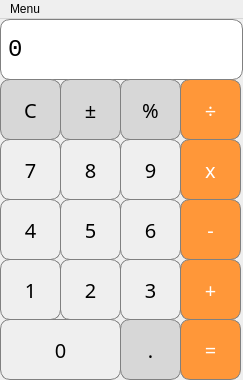
<?xml version="1.0" encoding="UTF-8"?>
<ui version="4.0">
 <class>MainWindow</class>
 <widget class="QMainWindow" name="MainWindow">
  <property name="geometry">
   <rect>
    <x>0</x>
    <y>0</y>
    <width>243</width>
    <height>380</height>
   </rect>
  </property>
  <property name="minimumSize">
   <size>
    <width>243</width>
    <height>380</height>
   </size>
  </property>
  <property name="maximumSize">
   <size>
    <width>243</width>
    <height>380</height>
   </size>
  </property>
  <property name="windowTitle">
   <string>MainWindow</string>
  </property>
  <widget class="QWidget" name="centralwidget">
   <widget class="QLabel" name="disp_screen">
    <property name="geometry">
     <rect>
      <x>0</x>
      <y>0</y>
      <width>243</width>
      <height>61</height>
     </rect>
    </property>
    <property name="minimumSize">
     <size>
      <width>243</width>
      <height>61</height>
     </size>
    </property>
    <property name="maximumSize">
     <size>
      <width>243</width>
      <height>61</height>
     </size>
    </property>
    <property name="font">
     <font>
      <family>Monospace</family>
      <pointsize>18</pointsize>
      <bold>false</bold>
     </font>
    </property>
    <property name="styleSheet">
     <string notr="true">QLabel{
    qproperty-alignment: 'AlignVCenter | AlignRight';
    border: 1px solid gray;
	border-radius:10px;
    background-color:white;
	color:black;
}
</string>
    </property>
    <property name="text">
     <string>0</string>
    </property>
   </widget>
   <widget class="QPushButton" name="clear">
    <property name="geometry">
     <rect>
      <x>0</x>
      <y>60</y>
      <width>61</width>
      <height>61</height>
     </rect>
    </property>
    <property name="minimumSize">
     <size>
      <width>61</width>
      <height>61</height>
     </size>
    </property>
    <property name="maximumSize">
     <size>
      <width>61</width>
      <height>61</height>
     </size>
    </property>
    <property name="font">
     <font>
      <family>Semi-Coder</family>
      <pointsize>-1</pointsize>
     </font>
    </property>
    <property name="styleSheet">
     <string notr="true">QPushButton{
   	background-color: rgb(215, 215, 215);
   	border: 1px solid gray;
	border-radius:10px;
	color:black;
	font-family:Semi-Coder;
	font-size:20px;
}
QPushButton:pressed{
    background-color: qlineargradient(x1: 0, y1: 0, x2: 0, y2: 1, stop: 0 #BEBEBE, stop: 1 #D7D7D7);
}</string>
    </property>
    <property name="text">
     <string>C</string>
    </property>
    <property name="shortcut">
     <string>Ctrl+Backspace</string>
    </property>
   </widget>
   <widget class="QPushButton" name="plus_minus">
    <property name="geometry">
     <rect>
      <x>60</x>
      <y>60</y>
      <width>61</width>
      <height>61</height>
     </rect>
    </property>
    <property name="minimumSize">
     <size>
      <width>61</width>
      <height>61</height>
     </size>
    </property>
    <property name="maximumSize">
     <size>
      <width>61</width>
      <height>61</height>
     </size>
    </property>
    <property name="font">
     <font>
      <family>Semi-Coder</family>
      <pointsize>-1</pointsize>
     </font>
    </property>
    <property name="styleSheet">
     <string notr="true">QPushButton{
   	background-color: rgb(215, 215, 215);
   	border: 1px solid gray;
	border-radius:10px;
	color:black;
	font-family:Semi-Coder;
	font-size:20px;
}
QPushButton:pressed{
    background-color: qlineargradient(x1: 0, y1: 0, x2: 0, y2: 1, stop: 0 #BEBEBE, stop: 1 #D7D7D7);
}</string>
    </property>
    <property name="text">
     <string>±</string>
    </property>
    <property name="shortcut">
     <string>_</string>
    </property>
   </widget>
   <widget class="QPushButton" name="division">
    <property name="geometry">
     <rect>
      <x>180</x>
      <y>60</y>
      <width>61</width>
      <height>61</height>
     </rect>
    </property>
    <property name="minimumSize">
     <size>
      <width>61</width>
      <height>61</height>
     </size>
    </property>
    <property name="maximumSize">
     <size>
      <width>61</width>
      <height>61</height>
     </size>
    </property>
    <property name="font">
     <font>
      <family>Semi-Coder</family>
      <pointsize>-1</pointsize>
     </font>
    </property>
    <property name="styleSheet">
     <string notr="true">QPushButton{
   	background-color: rgb(255, 151, 57);
   	color: white;
   	border: 1px solid gray;
	border-radius:10px;
	font-family:Semi-Coder;
	font-size:20px;
}
QPushButton:pressed{
    background-color: qlineargradient(x1: 0, y1: 0, x2: 0, y2: 1, stop: 0 #FF7832, stop: 1 #FF9739);
}
</string>
    </property>
    <property name="text">
     <string>÷</string>
    </property>
    <property name="shortcut">
     <string>/</string>
    </property>
   </widget>
   <widget class="QPushButton" name="percent">
    <property name="geometry">
     <rect>
      <x>120</x>
      <y>60</y>
      <width>61</width>
      <height>61</height>
     </rect>
    </property>
    <property name="minimumSize">
     <size>
      <width>61</width>
      <height>61</height>
     </size>
    </property>
    <property name="maximumSize">
     <size>
      <width>61</width>
      <height>61</height>
     </size>
    </property>
    <property name="font">
     <font>
      <family>Semi-Coder</family>
      <pointsize>-1</pointsize>
     </font>
    </property>
    <property name="styleSheet">
     <string notr="true">QPushButton{
   	background-color: rgb(215, 215, 215);
   	border: 1px solid gray;
	border-radius:10px;
	color:black;
	font-family:Semi-Coder;
	font-size:20px;
}
QPushButton:pressed{
    background-color: qlineargradient(x1: 0, y1: 0, x2: 0, y2: 1, stop: 0 #BEBEBE, stop: 1 #D7D7D7);
}</string>
    </property>
    <property name="text">
     <string>%</string>
    </property>
    <property name="shortcut">
     <string>%</string>
    </property>
   </widget>
   <widget class="QPushButton" name="eight">
    <property name="geometry">
     <rect>
      <x>60</x>
      <y>120</y>
      <width>61</width>
      <height>61</height>
     </rect>
    </property>
    <property name="minimumSize">
     <size>
      <width>61</width>
      <height>61</height>
     </size>
    </property>
    <property name="maximumSize">
     <size>
      <width>61</width>
      <height>61</height>
     </size>
    </property>
    <property name="font">
     <font>
      <family>Semi-Coder</family>
      <pointsize>-1</pointsize>
     </font>
    </property>
    <property name="styleSheet">
     <string notr="true">QPushButton{
   	border: 1px solid gray;
	border-radius:10px;
	color:black;
	font-family:Semi-Coder;
	font-size:20px;
}
QPushButton:pressed{
    background-color: qlineargradient(x1: 0, y1: 0, x2: 0, y2: 1, stop: 0 #dadbde, stop: 1 #f6f7fa);
}
</string>
    </property>
    <property name="text">
     <string>8</string>
    </property>
    <property name="shortcut">
     <string>8</string>
    </property>
   </widget>
   <widget class="QPushButton" name="nine">
    <property name="geometry">
     <rect>
      <x>120</x>
      <y>120</y>
      <width>61</width>
      <height>61</height>
     </rect>
    </property>
    <property name="minimumSize">
     <size>
      <width>61</width>
      <height>61</height>
     </size>
    </property>
    <property name="maximumSize">
     <size>
      <width>61</width>
      <height>61</height>
     </size>
    </property>
    <property name="font">
     <font>
      <family>Semi-Coder</family>
      <pointsize>-1</pointsize>
     </font>
    </property>
    <property name="styleSheet">
     <string notr="true">QPushButton{
   	border: 1px solid gray;
	border-radius:10px;
	color:black;
	font-family:Semi-Coder;
	font-size:20px;
}
QPushButton:pressed{
    background-color: qlineargradient(x1: 0, y1: 0, x2: 0, y2: 1, stop: 0 #dadbde, stop: 1 #f6f7fa);
}
</string>
    </property>
    <property name="text">
     <string>9</string>
    </property>
    <property name="shortcut">
     <string>9</string>
    </property>
   </widget>
   <widget class="QPushButton" name="seven">
    <property name="geometry">
     <rect>
      <x>0</x>
      <y>120</y>
      <width>61</width>
      <height>61</height>
     </rect>
    </property>
    <property name="minimumSize">
     <size>
      <width>61</width>
      <height>61</height>
     </size>
    </property>
    <property name="maximumSize">
     <size>
      <width>61</width>
      <height>61</height>
     </size>
    </property>
    <property name="font">
     <font>
      <family>Semi-Coder</family>
      <pointsize>-1</pointsize>
     </font>
    </property>
    <property name="styleSheet">
     <string notr="true">QPushButton{
   	border: 1px solid gray;
	border-radius:10px;
	color:black;
	font-family:Semi-Coder;
	font-size:20px;
}
QPushButton:pressed{
    background-color: qlineargradient(x1: 0, y1: 0, x2: 0, y2: 1, stop: 0 #dadbde, stop: 1 #f6f7fa);
}
</string>
    </property>
    <property name="text">
     <string>7</string>
    </property>
    <property name="shortcut">
     <string>7</string>
    </property>
   </widget>
   <widget class="QPushButton" name="multiply">
    <property name="geometry">
     <rect>
      <x>180</x>
      <y>120</y>
      <width>61</width>
      <height>61</height>
     </rect>
    </property>
    <property name="minimumSize">
     <size>
      <width>61</width>
      <height>61</height>
     </size>
    </property>
    <property name="maximumSize">
     <size>
      <width>61</width>
      <height>61</height>
     </size>
    </property>
    <property name="font">
     <font>
      <family>Semi-Coder</family>
      <pointsize>-1</pointsize>
     </font>
    </property>
    <property name="styleSheet">
     <string notr="true">QPushButton{
   	background-color: rgb(255, 151, 57);
   	color: white;
   	border: 1px solid gray;
	border-radius:10px;
	font-family:Semi-Coder;
	font-size:20px;
}
QPushButton:pressed{
    background-color: qlineargradient(x1: 0, y1: 0, x2: 0, y2: 1, stop: 0 #FF7832, stop: 1 #FF9739);
}
</string>
    </property>
    <property name="text">
     <string>x</string>
    </property>
    <property name="shortcut">
     <string>*</string>
    </property>
   </widget>
   <widget class="QPushButton" name="five">
    <property name="geometry">
     <rect>
      <x>60</x>
      <y>180</y>
      <width>61</width>
      <height>61</height>
     </rect>
    </property>
    <property name="minimumSize">
     <size>
      <width>61</width>
      <height>61</height>
     </size>
    </property>
    <property name="maximumSize">
     <size>
      <width>61</width>
      <height>61</height>
     </size>
    </property>
    <property name="font">
     <font>
      <family>Semi-Coder</family>
      <pointsize>-1</pointsize>
     </font>
    </property>
    <property name="styleSheet">
     <string notr="true">QPushButton{
   	border: 1px solid gray;
	border-radius:10px;
	color:black;
	font-family:Semi-Coder;
	font-size:20px;
}
QPushButton:pressed{
    background-color: qlineargradient(x1: 0, y1: 0, x2: 0, y2: 1, stop: 0 #dadbde, stop: 1 #f6f7fa);
}
</string>
    </property>
    <property name="text">
     <string>5</string>
    </property>
    <property name="shortcut">
     <string>5</string>
    </property>
   </widget>
   <widget class="QPushButton" name="six">
    <property name="geometry">
     <rect>
      <x>120</x>
      <y>180</y>
      <width>61</width>
      <height>61</height>
     </rect>
    </property>
    <property name="minimumSize">
     <size>
      <width>61</width>
      <height>61</height>
     </size>
    </property>
    <property name="maximumSize">
     <size>
      <width>61</width>
      <height>61</height>
     </size>
    </property>
    <property name="font">
     <font>
      <family>Semi-Coder</family>
      <pointsize>-1</pointsize>
     </font>
    </property>
    <property name="styleSheet">
     <string notr="true">QPushButton{
   	border: 1px solid gray;
	border-radius:10px;
	color:black;
	font-family:Semi-Coder;
	font-size:20px;
}
QPushButton:pressed{
    background-color: qlineargradient(x1: 0, y1: 0, x2: 0, y2: 1, stop: 0 #dadbde, stop: 1 #f6f7fa);
}
</string>
    </property>
    <property name="text">
     <string>6</string>
    </property>
    <property name="shortcut">
     <string>6</string>
    </property>
   </widget>
   <widget class="QPushButton" name="plus">
    <property name="geometry">
     <rect>
      <x>180</x>
      <y>240</y>
      <width>61</width>
      <height>61</height>
     </rect>
    </property>
    <property name="minimumSize">
     <size>
      <width>61</width>
      <height>61</height>
     </size>
    </property>
    <property name="maximumSize">
     <size>
      <width>61</width>
      <height>61</height>
     </size>
    </property>
    <property name="font">
     <font>
      <family>Semi-Coder</family>
      <pointsize>-1</pointsize>
     </font>
    </property>
    <property name="styleSheet">
     <string notr="true">QPushButton{
   	background-color: rgb(255, 151, 57);
   	color: white;
   	border: 1px solid gray;
	border-radius:10px;
	font-family:Semi-Coder;
	font-size:20px;
}
QPushButton:pressed{
    background-color: qlineargradient(x1: 0, y1: 0, x2: 0, y2: 1, stop: 0 #FF7832, stop: 1 #FF9739);
}
</string>
    </property>
    <property name="text">
     <string>+</string>
    </property>
    <property name="shortcut">
     <string>+</string>
    </property>
   </widget>
   <widget class="QPushButton" name="four">
    <property name="geometry">
     <rect>
      <x>0</x>
      <y>180</y>
      <width>61</width>
      <height>61</height>
     </rect>
    </property>
    <property name="minimumSize">
     <size>
      <width>61</width>
      <height>61</height>
     </size>
    </property>
    <property name="maximumSize">
     <size>
      <width>61</width>
      <height>61</height>
     </size>
    </property>
    <property name="font">
     <font>
      <family>Semi-Coder</family>
      <pointsize>-1</pointsize>
     </font>
    </property>
    <property name="styleSheet">
     <string notr="true">QPushButton{
   	border: 1px solid gray;
	border-radius:10px;
	color:black;
	font-family:Semi-Coder;
	font-size:20px;
}
QPushButton:pressed{
    background-color: qlineargradient(x1: 0, y1: 0, x2: 0, y2: 1, stop: 0 #dadbde, stop: 1 #f6f7fa);
}
</string>
    </property>
    <property name="text">
     <string>4</string>
    </property>
    <property name="shortcut">
     <string>4</string>
    </property>
   </widget>
   <widget class="QPushButton" name="one">
    <property name="geometry">
     <rect>
      <x>0</x>
      <y>240</y>
      <width>61</width>
      <height>61</height>
     </rect>
    </property>
    <property name="minimumSize">
     <size>
      <width>61</width>
      <height>61</height>
     </size>
    </property>
    <property name="maximumSize">
     <size>
      <width>61</width>
      <height>61</height>
     </size>
    </property>
    <property name="font">
     <font>
      <family>Semi-Coder</family>
      <pointsize>-1</pointsize>
     </font>
    </property>
    <property name="styleSheet">
     <string notr="true">QPushButton{
   	border: 1px solid gray;
	border-radius:10px;
	color:black;
	font-family:Semi-Coder;
	font-size:20px;
}
QPushButton:pressed{
    background-color: qlineargradient(x1: 0, y1: 0, x2: 0, y2: 1, stop: 0 #dadbde, stop: 1 #f6f7fa);
}
</string>
    </property>
    <property name="text">
     <string>1</string>
    </property>
    <property name="shortcut">
     <string>1</string>
    </property>
   </widget>
   <widget class="QPushButton" name="two">
    <property name="geometry">
     <rect>
      <x>60</x>
      <y>240</y>
      <width>61</width>
      <height>61</height>
     </rect>
    </property>
    <property name="minimumSize">
     <size>
      <width>61</width>
      <height>61</height>
     </size>
    </property>
    <property name="maximumSize">
     <size>
      <width>61</width>
      <height>61</height>
     </size>
    </property>
    <property name="font">
     <font>
      <family>Semi-Coder</family>
      <pointsize>-1</pointsize>
     </font>
    </property>
    <property name="styleSheet">
     <string notr="true">QPushButton{
   	border: 1px solid gray;
	border-radius:10px;
	color:black;
	font-family:Semi-Coder;
	font-size:20px;
}
QPushButton:pressed{
    background-color: qlineargradient(x1: 0, y1: 0, x2: 0, y2: 1, stop: 0 #dadbde, stop: 1 #f6f7fa);
}
</string>
    </property>
    <property name="text">
     <string>2</string>
    </property>
    <property name="shortcut">
     <string>2</string>
    </property>
   </widget>
   <widget class="QPushButton" name="minus">
    <property name="geometry">
     <rect>
      <x>180</x>
      <y>180</y>
      <width>61</width>
      <height>61</height>
     </rect>
    </property>
    <property name="minimumSize">
     <size>
      <width>61</width>
      <height>61</height>
     </size>
    </property>
    <property name="maximumSize">
     <size>
      <width>61</width>
      <height>61</height>
     </size>
    </property>
    <property name="font">
     <font>
      <family>Semi-Coder</family>
      <pointsize>-1</pointsize>
     </font>
    </property>
    <property name="styleSheet">
     <string notr="true">QPushButton{
   	background-color: rgb(255, 151, 57);
   	color: white;
   	border: 1px solid gray;
	border-radius:10px;
	font-family:Semi-Coder;
	font-size:20px;
}
QPushButton:pressed{
    background-color: qlineargradient(x1: 0, y1: 0, x2: 0, y2: 1, stop: 0 #FF7832, stop: 1 #FF9739);
}
</string>
    </property>
    <property name="text">
     <string>-</string>
    </property>
    <property name="shortcut">
     <string>-</string>
    </property>
   </widget>
   <widget class="QPushButton" name="three">
    <property name="geometry">
     <rect>
      <x>120</x>
      <y>240</y>
      <width>61</width>
      <height>61</height>
     </rect>
    </property>
    <property name="minimumSize">
     <size>
      <width>61</width>
      <height>61</height>
     </size>
    </property>
    <property name="maximumSize">
     <size>
      <width>61</width>
      <height>61</height>
     </size>
    </property>
    <property name="font">
     <font>
      <family>Semi-Coder</family>
      <pointsize>-1</pointsize>
     </font>
    </property>
    <property name="styleSheet">
     <string notr="true">QPushButton{
   	border: 1px solid gray;
	border-radius:10px;
	color:black;
	font-family:Semi-Coder;
	font-size:20px;
}
QPushButton:pressed{
    background-color: qlineargradient(x1: 0, y1: 0, x2: 0, y2: 1, stop: 0 #dadbde, stop: 1 #f6f7fa);
}
</string>
    </property>
    <property name="text">
     <string>3</string>
    </property>
    <property name="shortcut">
     <string>3</string>
    </property>
   </widget>
   <widget class="QPushButton" name="zero">
    <property name="geometry">
     <rect>
      <x>0</x>
      <y>300</y>
      <width>121</width>
      <height>61</height>
     </rect>
    </property>
    <property name="minimumSize">
     <size>
      <width>121</width>
      <height>61</height>
     </size>
    </property>
    <property name="maximumSize">
     <size>
      <width>121</width>
      <height>61</height>
     </size>
    </property>
    <property name="font">
     <font>
      <family>Semi-Coder</family>
      <pointsize>-1</pointsize>
     </font>
    </property>
    <property name="styleSheet">
     <string notr="true">QPushButton{
   	border: 1px solid gray;
	border-radius:10px;
	color:black;
	font-family:Semi-Coder;
	font-size:20px;
}
QPushButton:pressed{
    background-color: qlineargradient(x1: 0, y1: 0, x2: 0, y2: 1, stop: 0 #dadbde, stop: 1 #f6f7fa);
}
</string>
    </property>
    <property name="text">
     <string>0</string>
    </property>
   </widget>
   <widget class="QPushButton" name="comma">
    <property name="geometry">
     <rect>
      <x>120</x>
      <y>300</y>
      <width>61</width>
      <height>61</height>
     </rect>
    </property>
    <property name="minimumSize">
     <size>
      <width>61</width>
      <height>61</height>
     </size>
    </property>
    <property name="maximumSize">
     <size>
      <width>61</width>
      <height>61</height>
     </size>
    </property>
    <property name="font">
     <font>
      <family>Semi-Coder</family>
      <pointsize>-1</pointsize>
     </font>
    </property>
    <property name="styleSheet">
     <string notr="true">QPushButton{
   	background-color: rgb(215, 215, 215);
   	border: 1px solid gray;
	border-radius:10px;
	color:black;
	font-family:Semi-Coder;
	font-size:20px;
}
QPushButton:pressed{
    background-color: qlineargradient(x1: 0, y1: 0, x2: 0, y2: 1, stop: 0 #BEBEBE, stop: 1 #D7D7D7);
}</string>
    </property>
    <property name="text">
     <string>.</string>
    </property>
   </widget>
   <widget class="QPushButton" name="equal">
    <property name="geometry">
     <rect>
      <x>180</x>
      <y>300</y>
      <width>61</width>
      <height>61</height>
     </rect>
    </property>
    <property name="minimumSize">
     <size>
      <width>61</width>
      <height>61</height>
     </size>
    </property>
    <property name="maximumSize">
     <size>
      <width>61</width>
      <height>61</height>
     </size>
    </property>
    <property name="font">
     <font>
      <family>Semi-Coder</family>
      <pointsize>-1</pointsize>
     </font>
    </property>
    <property name="styleSheet">
     <string notr="true">QPushButton{
   	background-color: rgb(255, 151, 57);
   	color: white;
   	border: 1px solid gray;
	border-radius:10px;
	font-family:Semi-Coder;
	font-size:20px;
}
QPushButton:pressed{
    background-color: qlineargradient(x1: 0, y1: 0, x2: 0, y2: 1, stop: 0 #FF7832, stop: 1 #FF9739);
}
</string>
    </property>
    <property name="text">
     <string>=</string>
    </property>
    <property name="shortcut">
     <string>Return</string>
    </property>
   </widget>
  </widget>
  <widget class="QMenuBar" name="menuBar">
   <property name="geometry">
    <rect>
     <x>0</x>
     <y>0</y>
     <width>243</width>
     <height>17</height>
    </rect>
   </property>
   <property name="minimumSize">
    <size>
     <width>243</width>
     <height>10</height>
    </size>
   </property>
   <widget class="QMenu" name="menuMenu">
    <property name="title">
     <string>Menu</string>
    </property>
    <addaction name="actionAbout"/>
   </widget>
   <addaction name="menuMenu"/>
  </widget>
  <action name="actionAbout">
   <property name="text">
    <string>About</string>
   </property>
  </action>
 </widget>
 <resources/>
 <connections/>
</ui>
